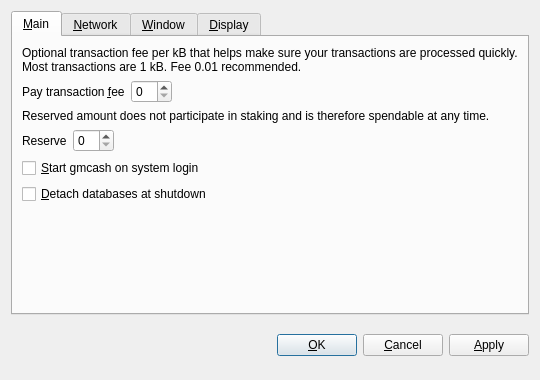
<?xml version="1.0" encoding="UTF-8"?>
<ui version="4.0">
 <class>OptionsDialog</class>
 <widget class="QDialog" name="OptionsDialog">
  <property name="geometry">
   <rect>
    <x>0</x>
    <y>0</y>
    <width>540</width>
    <height>380</height>
   </rect>
  </property>
  <property name="windowTitle">
   <string>Options</string>
  </property>
  <property name="modal">
   <bool>true</bool>
  </property>
  <layout class="QVBoxLayout" name="verticalLayout">
   <item>
    <widget class="QTabWidget" name="tabWidget">
     <property name="tabPosition">
      <enum>QTabWidget::North</enum>
     </property>
     <property name="currentIndex">
      <number>0</number>
     </property>
     <widget class="QWidget" name="tabMain">
      <attribute name="title">
       <string>&amp;Main</string>
      </attribute>
      <layout class="QVBoxLayout" name="verticalLayout_Main">
       <item>
        <widget class="QLabel" name="transactionFeeInfoLabel">
         <property name="text">
          <string>Optional transaction fee per kB that helps make sure your transactions are processed quickly. Most transactions are 1 kB. Fee 0.01 recommended.</string>
         </property>
         <property name="textFormat">
          <enum>Qt::PlainText</enum>
         </property>
         <property name="wordWrap">
          <bool>true</bool>
         </property>
        </widget>
       </item>
       <item>
        <layout class="QHBoxLayout" name="horizontalLayoutFee">
         <item>
          <widget class="QLabel" name="transactionFeeLabel">
           <property name="text">
            <string>Pay transaction &amp;fee</string>
           </property>
           <property name="textFormat">
            <enum>Qt::PlainText</enum>
           </property>
           <property name="buddy">
            <cstring>transactionFee</cstring>
           </property>
          </widget>
         </item>
         <item>
          <widget class="BitcoinAmountField" name="transactionFee"/>
         </item>
         <item>
          <spacer name="horizontalSpacerFee">
           <property name="orientation">
            <enum>Qt::Horizontal</enum>
           </property>
           <property name="sizeHint" stdset="0">
            <size>
             <width>40</width>
             <height>20</height>
            </size>
           </property>
          </spacer>
         </item>
        </layout>
       </item>
       <item>
        <widget class="QLabel" name="reserveBalanceInfoLabel">
         <property name="text">
          <string>Reserved amount does not participate in staking and is therefore spendable at any time.</string>
         </property>
         <property name="textFormat">
          <enum>Qt::PlainText</enum>
         </property>
         <property name="wordWrap">
          <bool>true</bool>
         </property>
        </widget>
       </item>
       <item>
        <layout class="QHBoxLayout" name="horizontalLayoutReserveBalance">
         <item>
          <widget class="QLabel" name="reserveBalanceLabel">
           <property name="text">
            <string>Reserve</string>
           </property>
           <property name="textFormat">
            <enum>Qt::PlainText</enum>
           </property>
           <property name="buddy">
            <cstring>reserveBalance</cstring>
           </property>
          </widget>
         </item>
         <item>
          <widget class="BitcoinAmountField" name="reserveBalance"/>
         </item>
         <item>
          <spacer name="horizontalSpacerReserveBalance">
           <property name="orientation">
            <enum>Qt::Horizontal</enum>
           </property>
           <property name="sizeHint" stdset="0">
            <size>
             <width>40</width>
             <height>20</height>
            </size>
           </property>
          </spacer>
         </item>
        </layout>
       </item>
       <item>
        <widget class="QCheckBox" name="bitcoinAtStartup">
         <property name="toolTip">
          <string>Automatically start gmcash after logging in to the system.</string>
         </property>
         <property name="text">
          <string>&amp;Start gmcash on system login</string>
         </property>
        </widget>
       </item>
       <item>
        <widget class="QCheckBox" name="detachDatabases">
         <property name="toolTip">
          <string>Detach block and address databases at shutdown. This means they can be moved to another data directory, but it slows down shutdown. The wallet is always detached.</string>
         </property>
         <property name="text">
          <string>&amp;Detach databases at shutdown</string>
         </property>
        </widget>
       </item>
       <item>
        <spacer name="verticalSpacer_Main">
         <property name="orientation">
          <enum>Qt::Vertical</enum>
         </property>
         <property name="sizeHint" stdset="0">
          <size>
           <width>20</width>
           <height>40</height>
          </size>
         </property>
        </spacer>
       </item>
      </layout>
     </widget>
     <widget class="QWidget" name="tabNetwork">
      <attribute name="title">
       <string>&amp;Network</string>
      </attribute>
      <layout class="QVBoxLayout" name="verticalLayout_Network">
       <item>
        <widget class="QCheckBox" name="mapPortUpnp">
         <property name="toolTip">
          <string>Automatically open the gmcash client port on the router. This only works when your router supports UPnP and it is enabled.</string>
         </property>
         <property name="text">
          <string>Map port using &amp;UPnP</string>
         </property>
        </widget>
       </item>
       <item>
        <widget class="QCheckBox" name="connectSocks">
         <property name="toolTip">
          <string>Connect to the gmcash network through a SOCKS proxy (e.g. when connecting through Tor).</string>
         </property>
         <property name="text">
          <string>&amp;Connect through SOCKS proxy:</string>
         </property>
        </widget>
       </item>
       <item>
        <layout class="QHBoxLayout" name="horizontalLayout_Network">
         <item>
          <widget class="QLabel" name="proxyIpLabel">
           <property name="text">
            <string>Proxy &amp;IP:</string>
           </property>
           <property name="textFormat">
            <enum>Qt::PlainText</enum>
           </property>
           <property name="buddy">
            <cstring>proxyIp</cstring>
           </property>
          </widget>
         </item>
         <item>
          <widget class="QValidatedLineEdit" name="proxyIp">
           <property name="maximumSize">
            <size>
             <width>140</width>
             <height>16777215</height>
            </size>
           </property>
           <property name="toolTip">
            <string>IP address of the proxy (e.g. 127.0.0.1)</string>
           </property>
          </widget>
         </item>
         <item>
          <widget class="QLabel" name="proxyPortLabel">
           <property name="text">
            <string>&amp;Port:</string>
           </property>
           <property name="textFormat">
            <enum>Qt::PlainText</enum>
           </property>
           <property name="buddy">
            <cstring>proxyPort</cstring>
           </property>
          </widget>
         </item>
         <item>
          <widget class="QLineEdit" name="proxyPort">
           <property name="maximumSize">
            <size>
             <width>55</width>
             <height>16777215</height>
            </size>
           </property>
           <property name="toolTip">
            <string>Port of the proxy (e.g. 9050)</string>
           </property>
          </widget>
         </item>
         <item>
          <widget class="QLabel" name="socksVersionLabel">
           <property name="text">
            <string>SOCKS &amp;Version:</string>
           </property>
           <property name="textFormat">
            <enum>Qt::PlainText</enum>
           </property>
           <property name="buddy">
            <cstring>socksVersion</cstring>
           </property>
          </widget>
         </item>
         <item>
          <widget class="QValueComboBox" name="socksVersion">
           <property name="toolTip">
            <string>SOCKS version of the proxy (e.g. 5)</string>
           </property>
          </widget>
         </item>
         <item>
          <spacer name="horizontalSpacer_Network">
           <property name="orientation">
            <enum>Qt::Horizontal</enum>
           </property>
           <property name="sizeHint" stdset="0">
            <size>
             <width>40</width>
             <height>20</height>
            </size>
           </property>
          </spacer>
         </item>
        </layout>
       </item>
       <item>
        <spacer name="verticalSpacer_Network">
         <property name="orientation">
          <enum>Qt::Vertical</enum>
         </property>
         <property name="sizeHint" stdset="0">
          <size>
           <width>20</width>
           <height>40</height>
          </size>
         </property>
        </spacer>
       </item>
      </layout>
     </widget>
     <widget class="QWidget" name="tabWindow">
      <attribute name="title">
       <string>&amp;Window</string>
      </attribute>
      <layout class="QVBoxLayout" name="verticalLayout_Window">
       <item>
        <widget class="QCheckBox" name="minimizeToTray">
         <property name="toolTip">
          <string>Show only a tray icon after minimizing the window.</string>
         </property>
         <property name="text">
          <string>&amp;Minimize to the tray instead of the taskbar</string>
         </property>
        </widget>
       </item>
       <item>
        <widget class="QCheckBox" name="minimizeOnClose">
         <property name="toolTip">
          <string>Minimize instead of exit the application when the window is closed. When this option is enabled, the application will be closed only after selecting Quit in the menu.</string>
         </property>
         <property name="text">
          <string>M&amp;inimize on close</string>
         </property>
        </widget>
       </item>
       <item>
        <spacer name="verticalSpacer_Window">
         <property name="orientation">
          <enum>Qt::Vertical</enum>
         </property>
         <property name="sizeHint" stdset="0">
          <size>
           <width>20</width>
           <height>40</height>
          </size>
         </property>
        </spacer>
       </item>
      </layout>
     </widget>
     <widget class="QWidget" name="tabDisplay">
      <attribute name="title">
       <string>&amp;Display</string>
      </attribute>
      <layout class="QVBoxLayout" name="verticalLayout_Display">
       <item>
        <layout class="QHBoxLayout" name="horizontalLayout_1_Display">
         <item>
          <widget class="QLabel" name="langLabel">
           <property name="text">
            <string>User Interface &amp;language:</string>
           </property>
           <property name="textFormat">
            <enum>Qt::PlainText</enum>
           </property>
           <property name="buddy">
            <cstring>lang</cstring>
           </property>
          </widget>
         </item>
         <item>
          <widget class="QValueComboBox" name="lang">
           <property name="toolTip">
            <string>The user interface language can be set here. This setting will take effect after restarting gmcash.</string>
           </property>
          </widget>
         </item>
        </layout>
       </item>
       <item>
        <layout class="QHBoxLayout" name="horizontalLayout_2_Display">
         <item>
          <widget class="QLabel" name="unitLabel">
           <property name="text">
            <string>&amp;Unit to show amounts in:</string>
           </property>
           <property name="textFormat">
            <enum>Qt::PlainText</enum>
           </property>
           <property name="buddy">
            <cstring>unit</cstring>
           </property>
          </widget>
         </item>
         <item>
          <widget class="QValueComboBox" name="unit">
           <property name="toolTip">
            <string>Choose the default subdivision unit to show in the interface and when sending coins.</string>
           </property>
          </widget>
         </item>
        </layout>
       </item>
       <item>
        <widget class="QCheckBox" name="displayAddresses">
         <property name="toolTip">
          <string>Whether to show gmcash addresses in the transaction list or not.</string>
         </property>
         <property name="text">
          <string>&amp;Display addresses in transaction list</string>
         </property>
        </widget>
       </item>
       <item>
        <widget class="QCheckBox" name="coinControlFeatures">
         <property name="toolTip">
          <string>Whether to show coin control features or not.</string>
         </property>
         <property name="text">
          <string>Display coin &amp;control features (experts only!)</string>
         </property>
        </widget>
       </item>
       <item>
        <spacer name="verticalSpacer_Display">
         <property name="orientation">
          <enum>Qt::Vertical</enum>
         </property>
         <property name="sizeHint" stdset="0">
          <size>
           <width>20</width>
           <height>40</height>
          </size>
         </property>
        </spacer>
       </item>
      </layout>
     </widget>
    </widget>
   </item>
   <item>
    <layout class="QHBoxLayout" name="horizontalLayout_Buttons">
     <item>
      <spacer name="horizontalSpacer_1">
       <property name="orientation">
        <enum>Qt::Horizontal</enum>
       </property>
       <property name="sizeHint" stdset="0">
        <size>
         <width>40</width>
         <height>48</height>
        </size>
       </property>
      </spacer>
     </item>
     <item>
      <widget class="QLabel" name="statusLabel">
       <property name="font">
        <font>
         <weight>75</weight>
         <bold>true</bold>
        </font>
       </property>
       <property name="text">
        <string/>
       </property>
       <property name="textFormat">
        <enum>Qt::PlainText</enum>
       </property>
       <property name="wordWrap">
        <bool>true</bool>
       </property>
      </widget>
     </item>
     <item>
      <spacer name="horizontalSpacer_2">
       <property name="orientation">
        <enum>Qt::Horizontal</enum>
       </property>
       <property name="sizeHint" stdset="0">
        <size>
         <width>40</width>
         <height>48</height>
        </size>
       </property>
      </spacer>
     </item>
     <item>
      <widget class="QPushButton" name="okButton">
       <property name="text">
        <string>&amp;OK</string>
       </property>
      </widget>
     </item>
     <item>
      <widget class="QPushButton" name="cancelButton">
       <property name="text">
        <string>&amp;Cancel</string>
       </property>
       <property name="autoDefault">
        <bool>false</bool>
       </property>
      </widget>
     </item>
     <item>
      <widget class="QPushButton" name="applyButton">
       <property name="text">
        <string>&amp;Apply</string>
       </property>
       <property name="autoDefault">
        <bool>false</bool>
       </property>
      </widget>
     </item>
    </layout>
   </item>
  </layout>
 </widget>
 <customwidgets>
  <customwidget>
   <class>BitcoinAmountField</class>
   <extends>QSpinBox</extends>
   <header>bitcoinamountfield.h</header>
  </customwidget>
  <customwidget>
   <class>QValueComboBox</class>
   <extends>QComboBox</extends>
   <header>qvaluecombobox.h</header>
  </customwidget>
  <customwidget>
   <class>QValidatedLineEdit</class>
   <extends>QLineEdit</extends>
   <header>qvalidatedlineedit.h</header>
  </customwidget>
 </customwidgets>
 <resources/>
 <connections/>
</ui>
